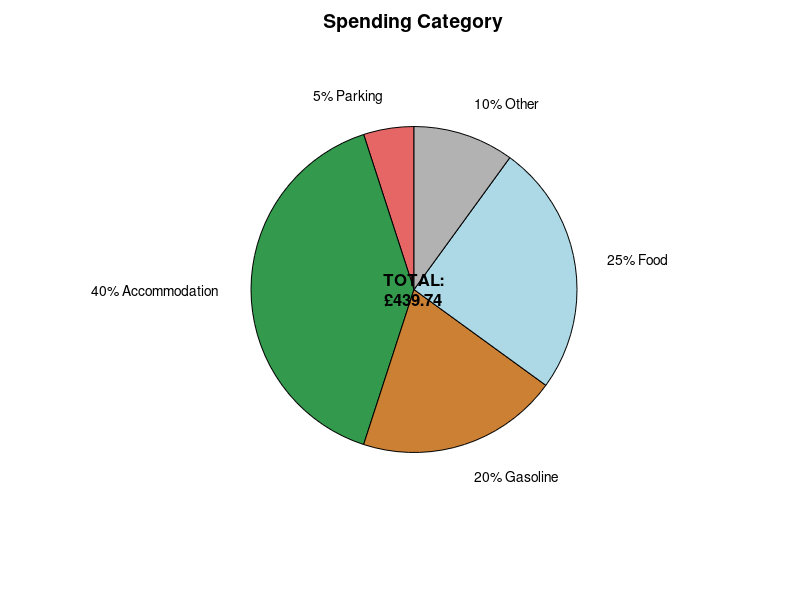

The MATLAB source for this figure:
% Data for the pie chart (percentages)
data = [5, 40, 20, 25, 10]; % 5% Parking, 40% Accommodation, 20% Gasoline, 25% Food, 10% Other

% Labels for the categories
labels = {'5% Parking', '40% Accommodation', '20% Gasoline', '25% Food', '10% Other'};

% Create the pie chart
figure;
h = pie(data, labels);

% Customize the title
title('Spending Category', 'FontSize', 14, 'FontWeight', 'bold');

% Add the total spending in the center
total = 439.74; % Total spending in pounds
text(0, 0, sprintf('TOTAL:\n£%.2f', total), ...
    'HorizontalAlignment', 'center', 'VerticalAlignment', 'middle', ...
    'FontSize', 12, 'FontWeight', 'bold');

% Customize colors for all categories
colormap([0.9 0.4 0.4; ... % Red for Parking
          0.2 0.6 0.3; ... % Green for Accommodation
          0.8 0.5 0.2; ... % Orange for Gasoline
          0.68 0.85 0.90; ... % Light blue for Food (as requested earlier)
          0.7 0.7 0.7]); % Gray for Other